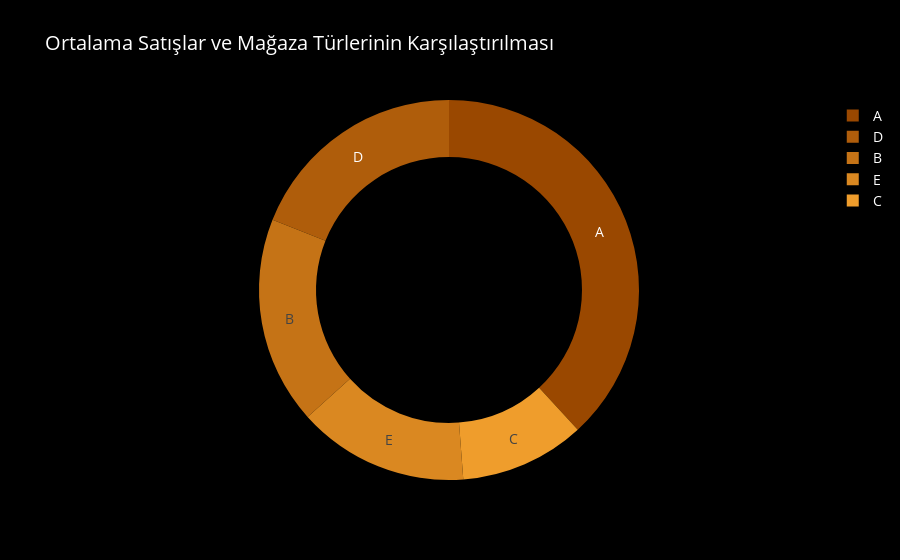

The notebook cell saved with this chart:
### Code cell
df_st_sa = df_train1.groupby('store_type').agg({"sales" : "mean"}).reset_index().sort_values(by='sales', ascending=False)
fig2=go.Figure(data=[go.Pie(values=df_st_sa['sales'], labels=df_st_sa['store_type'], name='Store type',
                     marker=dict(colors=[colors['level1'],colors['level3'],colors['level5'],colors['level7'],colors['level9']]), hole=0.7,
                     hoverinfo='label+percent+value', textinfo='label'
                    )])
fig2.update_layout(title_text='Ortalama Satışlar ve Mağaza Türlerinin Karşılaştırılması',paper_bgcolor="#000000",plot_bgcolor='#1f2c56',
                font=dict(
                size=14,
                color='white'))
fig2.update_yaxes(showgrid=False, categoryorder='total ascending')

### Figure 1 — Plotly figure (JSON) as saved in the notebook; plotly's stock layout.template omitted (floating-point values rounded to 4 significant figures)
{"data": [{"hole": 0.7, "hoverinfo": "label+percent+value", "labels": ["A", "D", "B", "E", "C"], "marker": {"colors": ["#9a4800", "#af5d0b", "#c57316", "#da8821", "#ef9d2c"]}, "name": "Store type", "textinfo": "label", "type": "pie", "values": [708.4, 352.1, 328.3, 270.3, 197.8]}], "layout": {"font": {"color": "white", "size": 14}, "paper_bgcolor": "#000000", "plot_bgcolor": "#1f2c56", "title": {"text": "Ortalama Satışlar ve Mağaza Türlerinin Karşılaştırılması"}, "yaxis": {"categoryorder": "total ascending", "showgrid": false}}}
